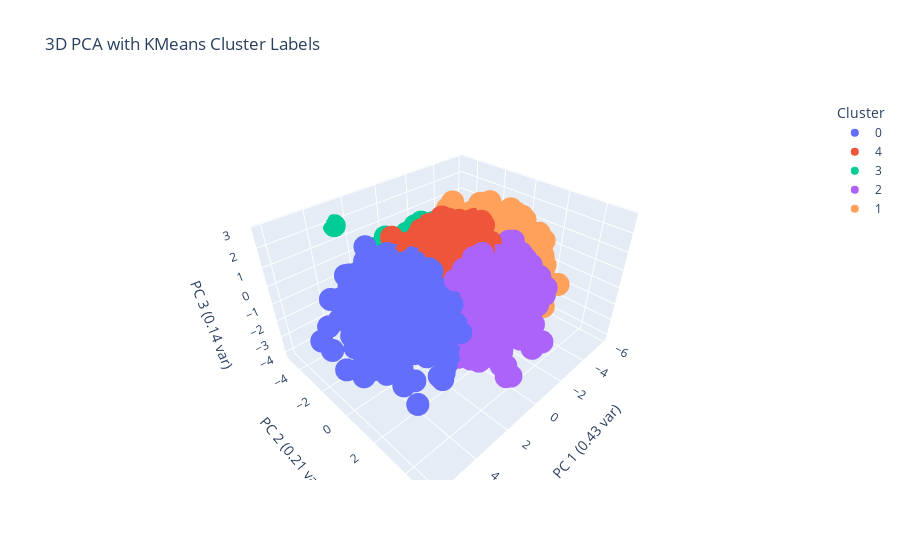

Here is the notebook cell this chart was saved with:
### Code cell
# 7e. Visualize 3D PCA with cluster Labels
if 'cluster_labels_kmeans' in locals() and cluster_labels_kmeans is not None and 'pca_df_3d' in locals() and 'explained_variance_ratio_3d' in locals():
    pca_df_3d_clustered = pca_df_3d.copy()
    pca_df_3d_clustered['Cluster'] = cluster_labels_kmeans
    # Plotly handles categorical coloring automatically, ensure 'Cluster' column is suitable
    pca_df_3d_clustered['Cluster'] = pca_df_3d_clustered['Cluster'].astype(str)

    fig_pca_3d_clustered = plot_scatter_plotly_3d(
        df=pca_df_3d_clustered,
        x_col='Principal Component 1',
        y_col='Principal Component 2',
        z_col='Principal Component 3',
        color_col='Cluster',
        text_col_data=pca_df_3d_clustered.index,
        title='3D PCA with KMeans Cluster Labels',
        scene_labels={
            'Principal Component 1': f'PC 1 ({explained_variance_ratio_3d[0]:.2f} var)',
            'Principal Component 2': f'PC 2 ({explained_variance_ratio_3d[1]:.2f} var)',
            'Principal Component 3': f'PC 3 ({explained_variance_ratio_3d[2]:.2f} var)',
            'Cluster': 'Cluster'
        },
        marker_size=8,
        text_position='top right',
        # color_discrete_map can be used here
    )
    fig_pca_3d_clustered.show()
else:
    print("Skipping 3D PCA with KMeans cluster colors: Prerequisite data not available.")

### Figure 1 — Plotly figure (JSON) as saved in the notebook; plotly's stock layout.template omitted (floating-point values rounded to 4 significant figures; data arrays with more than 128 entries replaced by an {"elided": "..."} marker saying what was removed)
{"data": [{"hovertemplate": "%{hovertext}<extra></extra>", "hovertext": {"elided": "979 str values"}, "legendgroup": "0", "marker": {"color": "#636efa", "size": 8, "symbol": "circle"}, "mode": "markers", "name": "0", "scene": "scene", "showlegend": true, "type": "scatter3d", "x": {"elided": "979 float values"}, "y": {"elided": "979 float values"}, "z": {"elided": "979 float values"}}, {"hovertemplate": "%{hovertext}<extra></extra>", "hovertext": {"elided": "1130 str values"}, "legendgroup": "4", "marker": {"color": "#EF553B", "size": 8, "symbol": "circle"}, "mode": "markers", "name": "4", "scene": "scene", "showlegend": true, "type": "scatter3d", "x": {"elided": "1130 float values"}, "y": {"elided": "1130 float values"}, "z": {"elided": "1130 float values"}}, {"hovertemplate": "%{hovertext}<extra></extra>", "hovertext": {"elided": "1043 str values"}, "legendgroup": "3", "marker": {"color": "#00cc96", "size": 8, "symbol": "circle"}, "mode": "markers", "name": "3", "scene": "scene", "showlegend": true, "type": "scatter3d", "x": {"elided": "1043 float values"}, "y": {"elided": "1043 float values"}, "z": {"elided": "1043 float values"}}, {"hovertemplate": "%{hovertext}<extra></extra>", "hovertext": {"elided": "898 str values"}, "legendgroup": "2", "marker": {"color": "#ab63fa", "size": 8, "symbol": "circle"}, "mode": "markers", "name": "2", "scene": "scene", "showlegend": true, "type": "scatter3d", "x": {"elided": "898 float values"}, "y": {"elided": "898 float values"}, "z": {"elided": "898 float values"}}, {"hovertemplate": "%{hovertext}<extra></extra>", "hovertext": {"elided": "950 str values"}, "legendgroup": "1", "marker": {"color": "#FFA15A", "size": 8, "symbol": "circle"}, "mode": "markers", "name": "1", "scene": "scene", "showlegend": true, "type": "scatter3d", "x": {"elided": "950 float values"}, "y": {"elided": "950 float values"}, "z": {"elided": "950 float values"}}], "layout": {"legend": {"title": {"text": "Cluster"}, "tracegroupgap": 0}, "scene": {"domain": {"x": [0, 1], "y": [0, 1]}, "xaxis": {"title": {"text": "PC 1 (0.43 var)"}}, "yaxis": {"title": {"text": "PC 2 (0.21 var)"}}, "zaxis": {"title": {"text": "PC 3 (0.14 var)"}}}, "title": {"text": "3D PCA with KMeans Cluster Labels"}}}
